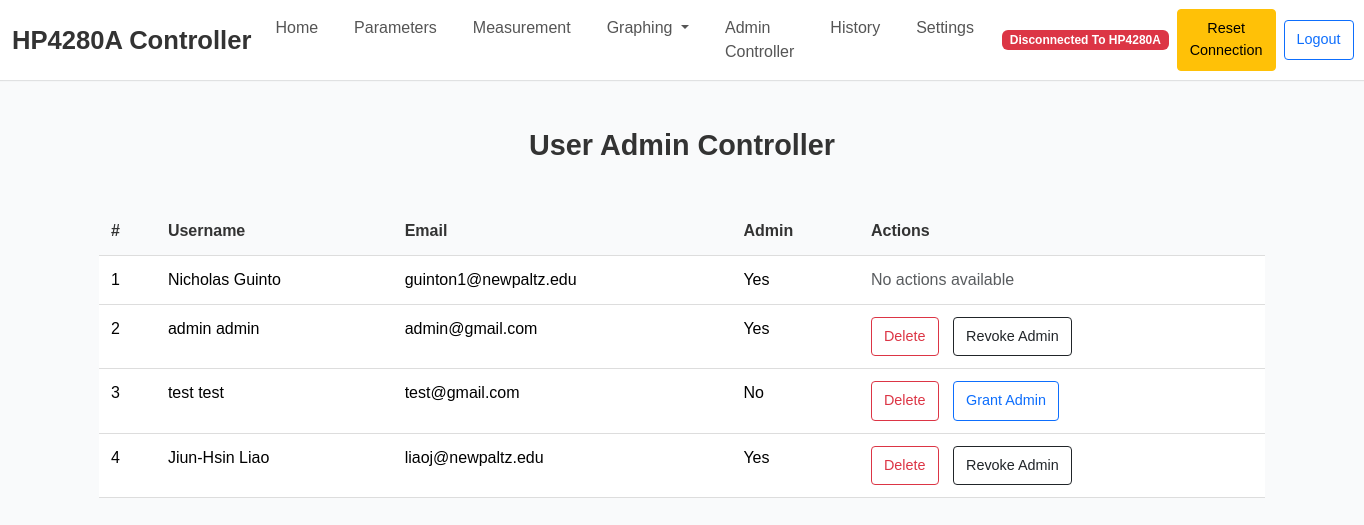
Screenshot of /documentation (signed in) with the database file from the repository.
### tables this page shows
CREATE TABLE users (
            id INTEGER PRIMARY KEY AUTOINCREMENT,
            first_name TEXT NOT NULL,
            last_name TEXT NOT NULL,
            email TEXT NOT NULL,
            password TEXT NOT NULL,
            is_admin INTEGER NOT NULL DEFAULT 0
        );

### main.py (the view, shortened to what this page needs)
@app.route('/documentation', methods=["GET", "POST"])
def documentation():
    if 'email' not in session:
        flash("Please log in to access this page.", "error")
        return redirect(url_for("login"))
    user = get_user_by_email(session['email'])
    if not user:
        flash("User not found. Please log in again.", "error")
        return redirect(url_for("login"))
    if user[5] == 0:  # Check the `is_admin` value
        flash("You do not have permission to access this page.", "error")
        return redirect(url_for("login"))
    conn = sqlite3.connect(DB_path)
    cursor = conn.cursor()
    cursor.execute("SELECT first_name, last_name, email, id, is_admin FROM users WHERE email != 'demo@example.com'")
    users = cursor.fetchall()
    conn.close()
    return render_template("documentation.html", users=users, logged_in_email=session['email'])

### database.py (called while the page is built)
def get_user_by_email(email):
    conn = sqlite3.connect(DB_path)
    cursor = conn.cursor()
    cursor.execute('''
        SELECT * FROM users WHERE email = ?
    ''', (email,))
    user = cursor.fetchone()
    conn.close()
    return user

### main.py (called while the page is built, shortened)
@app.context_processor
def inject_user_info():
    if 'email' in session:
        user = get_user_by_email(session['email'])
        if user:
            return {'username': f"{user[1]} {user[2]}", 'user_id': user[0], 'email': user[3]}
    return {'username': None, 'user_id': None, 'email': None}

@app.context_processor
def inject_connection_status():
    return {
        'connection_status': 'failure',
        'terminal_output': ["No connection."]
    }

### templates/documentation.html (shortened to what this page needs)
{% extends "base.html" %}
{% block content %}
<h3 class="text-center mt-5 mb-4">User Admin Controller</h3>
<div class="table-container">
    <table class="table">
        <thead>
            <tr>
                <th>#</th>
                <th>Username</th>
                <th>Email</th>
                <th>Admin</th>
                <th>Actions</th>
            </tr>
        </thead>
        <tbody>
            {% for user in users %}
            <tr>
                <td>{{ loop.index }}</td>
                <td>{{ user[0] }} {{ user[1] }}</td>
                <td>{{ user[2] }}</td>
                <td>{{ "Yes" if user[4] == 1 else "No" }}</td>
                <td class="action-buttons">
                    {% if user[2] != logged_in_email %}
                        <form method="POST" action="{{ url_for('documentation') }}" style="display:inline;" onsubmit="return confirmDelete()">
                            <button type="submit" name="action" value="delete" class="btn btn-outline-danger">Delete</button>
                        </form>
                        {% if user[4] == 0 %}
                        <form method="POST" action="{{ url_for('documentation') }}" style="display:inline;">
                            <button type="submit" name="action" value="grant_admin" class="btn btn-outline-primary">Grant Admin</button>
                        </form>
                        {% else %}
                        <form method="POST" action="{{ url_for('documentation') }}" style="display:inline;">
                            <button type="submit" name="action" value="revoke_admin" class="btn btn-outline-dark">Revoke Admin</button>
                        </form>
                        {% endif %}
                    {% else %}
                        <span class="text-muted">No actions available</span>
                    {% endif %}
                </td>
            </tr>
            {% endfor %}
        </tbody>
    </table>
</div>
{% endblock %}

### templates/documentation.html (style rules this page uses)
body { font-family: 'Helvetica', 'Arial', sans-serif; background-color: #f9f9f9; color: #333; }
h3 { font-size: 1.8rem; font-weight: 600; color: #333; }
.table-container { max-width: 90%; margin: 0 auto; padding: 20px; margin-top: 20px; }
.table { width: 100%; border-collapse: collapse; font-size: 1rem; }
.table th, .table td { padding: 12px; text-align: left; border-bottom: 1px solid #ddd; }
.table th { font-weight: bold; color: #333; background-color: transparent; }
.action-buttons form { display: inline-block; margin-right: 10px; }
.btn { padding: 8px 12px; border-radius: 4px; font-size: 0.9rem; cursor: pointer; transition: background-color 0.3s ease, transform 0.2s ease; }

### rows the page displays
users: first_name "Nicholas", last_name "Guinto", email "guinton1@newpaltz.edu", is_admin "Yes", shows "No actions available"
users: first_name "admin", last_name "admin", email "admin@gmail.com", is_admin "Yes"
users: first_name "test", last_name "test", email "test@gmail.com", is_admin "No"
users: first_name "Jiun-Hsin", last_name "Liao", email "liaoj@newpaltz.edu", is_admin "Yes"
